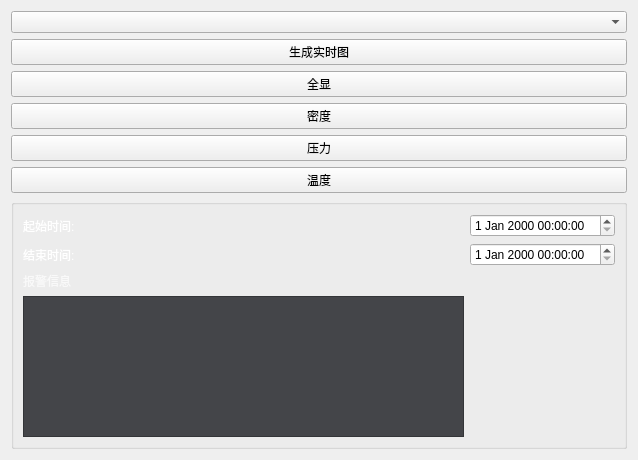
<?xml version="1.0" encoding="UTF-8"?>
<ui version="4.0">
 <class>RtChartForm</class>
 <widget class="QWidget" name="RtChartForm">
  <property name="geometry">
   <rect>
    <x>0</x>
    <y>0</y>
    <width>638</width>
    <height>460</height>
   </rect>
  </property>
  <property name="windowTitle">
   <string>Form</string>
  </property>
  <layout class="QHBoxLayout" name="horizontalLayout">
   <item>
    <layout class="QGridLayout" name="gridLayout">
     <item row="0" column="0">
      <layout class="QVBoxLayout" name="verticalLayout_chart">
       <property name="spacing">
        <number>6</number>
       </property>
      </layout>
     </item>
     <item row="0" column="1">
      <layout class="QVBoxLayout" name="verticalLayout_control">
       <item>
        <widget class="QComboBox" name="comboBox"/>
       </item>
       <item>
        <widget class="QPushButton" name="pushButton">
         <property name="text">
          <string>生成实时图</string>
         </property>
        </widget>
       </item>
       <item>
        <widget class="QPushButton" name="pushButton_allDisplay">
         <property name="text">
          <string>全显</string>
         </property>
        </widget>
       </item>
       <item>
        <widget class="QPushButton" name="pushButton_density">
         <property name="text">
          <string>密度</string>
         </property>
        </widget>
       </item>
       <item>
        <widget class="QPushButton" name="pushButton_pressure">
         <property name="text">
          <string>压力</string>
         </property>
        </widget>
       </item>
       <item>
        <widget class="QPushButton" name="pushButton_temperature">
         <property name="text">
          <string>温度</string>
         </property>
        </widget>
       </item>
       <item>
        <widget class="QGroupBox" name="groupBox">
         <property name="title">
          <string/>
         </property>
         <layout class="QHBoxLayout" name="horizontalLayout_2">
          <item>
           <layout class="QGridLayout" name="gridLayout_2">
            <item row="2" column="1">
             <widget class="QDateTimeEdit" name="dateTimeEdit_2"/>
            </item>
            <item row="1" column="0">
             <widget class="QLabel" name="label">
              <property name="palette">
               <palette>
                <active>
                 <colorrole role="WindowText">
                  <brush brushstyle="SolidPattern">
                   <color alpha="255">
                    <red>255</red>
                    <green>255</green>
                    <blue>255</blue>
                   </color>
                  </brush>
                 </colorrole>
                </active>
                <inactive>
                 <colorrole role="WindowText">
                  <brush brushstyle="SolidPattern">
                   <color alpha="255">
                    <red>255</red>
                    <green>255</green>
                    <blue>255</blue>
                   </color>
                  </brush>
                 </colorrole>
                </inactive>
                <disabled>
                 <colorrole role="WindowText">
                  <brush brushstyle="SolidPattern">
                   <color alpha="255">
                    <red>120</red>
                    <green>120</green>
                    <blue>120</blue>
                   </color>
                  </brush>
                 </colorrole>
                </disabled>
               </palette>
              </property>
              <property name="text">
               <string>起始时间:</string>
              </property>
              <property name="scaledContents">
               <bool>false</bool>
              </property>
             </widget>
            </item>
            <item row="1" column="1">
             <widget class="QDateTimeEdit" name="dateTimeEdit"/>
            </item>
            <item row="4" column="0">
             <widget class="QListView" name="listView_alert">
              <property name="styleSheet">
               <string notr="true">background-color: rgb(68, 69, 73);
color: rgb(255, 255, 255);</string>
              </property>
             </widget>
            </item>
            <item row="2" column="0">
             <widget class="QLabel" name="label_2">
              <property name="palette">
               <palette>
                <active>
                 <colorrole role="WindowText">
                  <brush brushstyle="SolidPattern">
                   <color alpha="255">
                    <red>255</red>
                    <green>255</green>
                    <blue>255</blue>
                   </color>
                  </brush>
                 </colorrole>
                </active>
                <inactive>
                 <colorrole role="WindowText">
                  <brush brushstyle="SolidPattern">
                   <color alpha="255">
                    <red>255</red>
                    <green>255</green>
                    <blue>255</blue>
                   </color>
                  </brush>
                 </colorrole>
                </inactive>
                <disabled>
                 <colorrole role="WindowText">
                  <brush brushstyle="SolidPattern">
                   <color alpha="255">
                    <red>120</red>
                    <green>120</green>
                    <blue>120</blue>
                   </color>
                  </brush>
                 </colorrole>
                </disabled>
               </palette>
              </property>
              <property name="text">
               <string>结束时间:</string>
              </property>
             </widget>
            </item>
            <item row="0" column="0">
             <spacer name="verticalSpacer">
              <property name="orientation">
               <enum>Qt::Vertical</enum>
              </property>
              <property name="sizeHint" stdset="0">
               <size>
                <width>20</width>
                <height>40</height>
               </size>
              </property>
             </spacer>
            </item>
            <item row="3" column="0">
             <widget class="QLabel" name="label_alert">
              <property name="text">
               <string>&lt;html&gt;&lt;head/&gt;&lt;body&gt;&lt;p&gt;&lt;span style=&quot; color:#f9f9f9;&quot;&gt;报警信息&lt;/span&gt;&lt;/p&gt;&lt;/body&gt;&lt;/html&gt;</string>
              </property>
             </widget>
            </item>
           </layout>
          </item>
         </layout>
        </widget>
       </item>
      </layout>
     </item>
    </layout>
   </item>
  </layout>
 </widget>
 <resources/>
 <connections/>
</ui>
